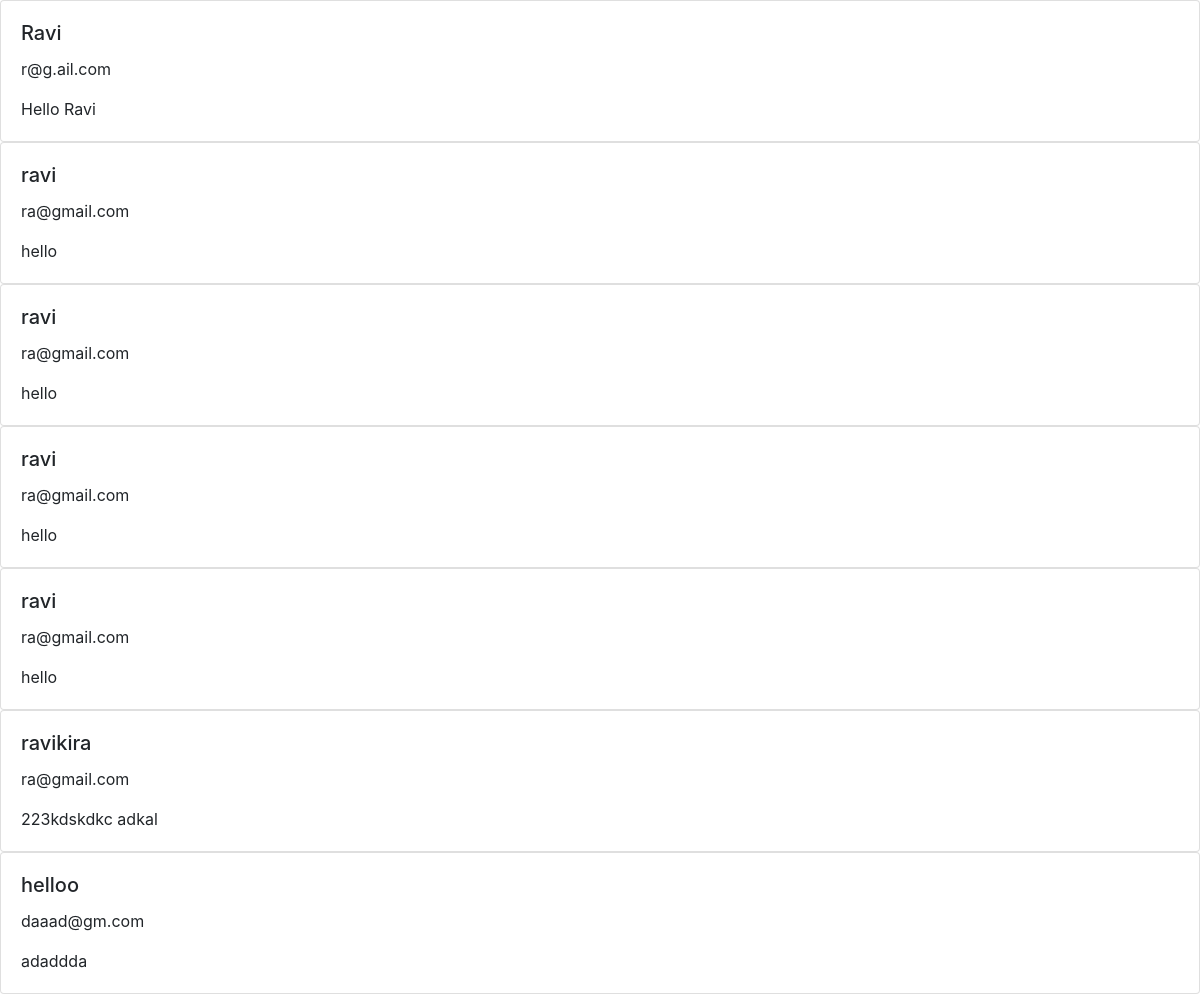
Page /my_portfolio/msg on the committed database.
### my_portfolio/models.py (models this page shows, shortened)
class Msg(models.Model):
    name=models.CharField(max_length=254)
    email=models.EmailField(max_length=254)
    msg=models.CharField(max_length=1024)

### my_portfolio/views.py (the view)
class messages(ListView):
    model=Msg
    context_object_name="data"

### templates/my_portfolio/msg_list.html (shortened to what this page needs)
<!DOCTYPE html>
{% load staticfiles %}
<html lang="en" dir="ltr">
  <head>
    <link rel="stylesheet" href="{% static 'css/base.css'%}">
    <link rel="stylesheet" href="https://stackpath.bootstrapcdn.com/bootstrap/4.3.1/css/bootstrap.min.css">
  </head>
<body>
  {% for i in data %}
  <div class="card">
    <div class="card-body">
      <h5 class="card-title">{{i.name}}</h5>
      <p class="card-text">{{i.email}}</p>
      <p class="card-text">{{i.msg}}</p>
    </div>
  </div>
  {% endfor %}
</body>
</html>

### rows in the picture
Msg: name "Ravi", email "r@g.ail.com", msg "Hello Ravi"
Msg: name "ravi", email "ra@gmail.com", msg "hello"
Msg: name "ravi", email "ra@gmail.com", msg "hello"
Msg: name "ravi", email "ra@gmail.com", msg "hello"
Msg: name "ravi", email "ra@gmail.com", msg "hello"
Msg: name "ravikira", email "ra@gmail.com", msg "223kdskdkc adkal"
Msg: name "helloo", email "daaad@gm.com", msg "adaddda"
